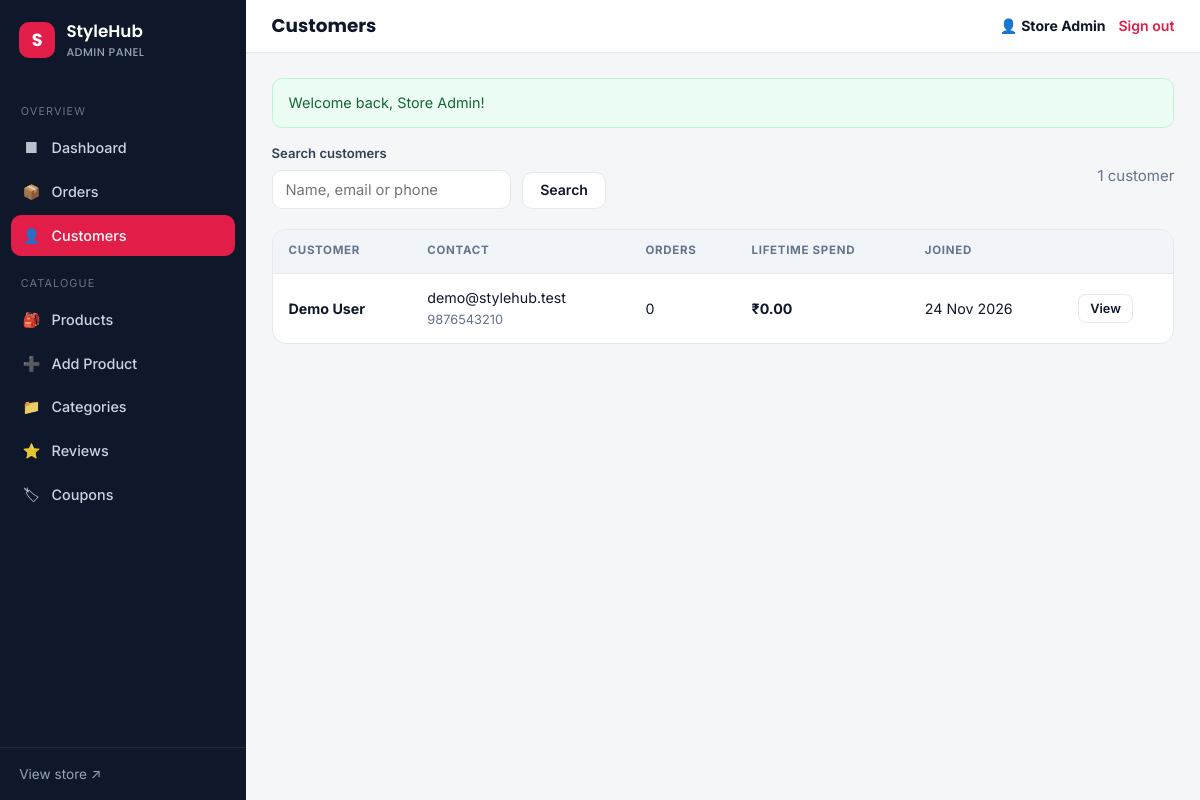
Page /admin/customers.php (signed in) on the committed database.
### tables this page shows
CREATE TABLE IF NOT EXISTS users (
  id            INT AUTO_INCREMENT PRIMARY KEY,
  name          VARCHAR(120) NOT NULL,
  email         VARCHAR(190) NOT NULL UNIQUE,
  password_hash VARCHAR(255) NOT NULL,
  phone         VARCHAR(30)  DEFAULT NULL,
  role          ENUM('customer','admin') NOT NULL DEFAULT 'customer',
  created_at    DATETIME     NOT NULL DEFAULT CURRENT_TIMESTAMP
);

### includes/functions.php (called while the page is built, shortened)
<?php
require_once __DIR__ . '/../config/database.php';
function url(string $path = ''): string
{
    return BASE_PATH . '/' . ltrim($path, '/');
}
function e(?string $value): string
{
    return htmlspecialchars((string)$value, ENT_QUOTES, 'UTF-8');
}
function money($amount): string
{
    return CURRENCY . number_format((float)$amount, 2);
}
function get_flashes(): array
{
    $f = $_SESSION['flash'] ?? [];
    return $f;
}
function current_user(): ?array
{
    static $user = null;
    if ($user === null) {
        $stmt = db()->prepare('SELECT id, name, email, phone, role, created_at FROM users WHERE id = ?');
        $stmt->execute([$_SESSION['user_id']]);
        $user = $stmt->fetch() ?: null;
    }
    return $user;
}
function is_admin(): bool
{
    $u = current_user();
    return $u !== null && ($u['role'] ?? 'customer') === 'admin';
}
function require_admin(): void
{
    if (!is_admin()) {
        $_SESSION['redirect_after_login'] = $_SERVER['REQUEST_URI'] ?? url('admin/dashboard.php');
        set_flash('error', 'Administrator access required. Please sign in.');
        redirect('admin/login.php');
    }
}
    ob_start(); ?>

### config/database.php (called while the page is built, shortened)
<?php
function db(): PDO
{
    static $pdo = null;
    if ($pdo instanceof PDO) {
        return $pdo;
    }
    $dsn = sprintf('mysql:host=%s;port=%s;dbname=%s;charset=utf8mb4', DB_HOST, DB_PORT, DB_NAME);
    $options = [
        PDO::ATTR_ERRMODE            => PDO::ERRMODE_EXCEPTION,
        PDO::ATTR_DEFAULT_FETCH_MODE => PDO::FETCH_ASSOC,
        PDO::ATTR_EMULATE_PREPARES   => false,
    ];
    try {
        $pdo = new PDO($dsn, DB_USER, DB_PASS, $options);
    } catch (PDOException $e) {
        http_response_code(500);
        exit('<h2 style="font-family:sans-serif">Database connection failed</h2>'
            . '<p style="font-family:sans-serif">' . htmlspecialchars($e->getMessage()) . '</p>'
            . '<p style="font-family:sans-serif">Check the credentials in <code>config/config.php</code> '
            . 'and make sure you imported <code>database.sql</code>.</p>');
    }
    return $pdo;
}

### admin/customers.php (the view, shortened to what this page needs)
<?php
require_once __DIR__ . '/../includes/functions.php';
require_admin();
$pdo = db();
$q   = trim((string)($_GET['q'] ?? ''));
$where  = "WHERE u.role = 'customer'";
$params = [];
$customers = $pdo->prepare("SELECT u.*,
                                   (SELECT COUNT(*) FROM orders o WHERE o.user_id = u.id) AS order_count,
                                   (SELECT COALESCE(SUM(o.total),0) FROM orders o WHERE o.user_id = u.id AND o.status <> 'cancelled') AS spent
                            FROM users u $where ORDER BY u.created_at DESC");
$customers->execute($params);
$customers = $customers->fetchAll();
$pageTitle = 'Customers';
$adminNav  = 'customers';
require __DIR__ . '/includes/header.php';
?>
<form class="filters-bar" method="get">
    <div class="field">
        <label for="q">Search customers</label>
        <input id="q" type="search" name="q" value="<?= e($q) ?>" placeholder="Name, email or phone">
    </div>
    <button class="btn btn--outline" type="submit">Search</button>
    <span class="muted" style="margin-left:auto;align-self:center"><?= count($customers) ?> customer<?= count($customers) === 1 ? '' : 's' ?></span>
</form>
<?php if (!$customers): ?>
    <div class="empty"><h2>No customers yet</h2><p>Registered customers will be listed here.</p></div>
<?php else: ?>
    <div class="table-wrap">
        <table class="data-table">
            <thead><tr><th>Customer</th><th>Contact</th><th>Orders</th><th>Lifetime Spend</th><th>Joined</th><th></th></tr></thead>
            <tbody>
            <?php foreach ($customers as $c): ?>
                <tr>
                    <td><strong><?= e($c['name']) ?></strong><?= ($c['role'] === 'admin') ? ' <span class="badge badge-muted">Admin</span>' : '' ?></td>
                    <td><?= e($c['email']) ?><br><span class="muted" style="font-size:.8rem"><?= e($c['phone'] ?: '—') ?></span></td>
                    <td><?= (int)$c['order_count'] ?></td>
                    <td><strong><?= money($c['spent']) ?></strong></td>
                    <td><?= e(date('d M Y', strtotime($c['created_at']))) ?></td>
                    <td><a class="btn btn--outline btn--sm" href="<?= e(url('admin/customer-detail.php?id=' . (int)$c['id'])) ?>">View</a></td>
                </tr>
            <?php endforeach; ?>
            </tbody>
        </table>
    </div>
<?php endif; ?>
<?php require __DIR__ . '/includes/footer.php'; ?>

### admin/includes/header.php (shortened to what this page needs)
<?php
require_once __DIR__ . '/../../includes/functions.php';
$__admin = current_user();
$__nav   = $adminNav ?? '';
$__title = $pageTitle ?? 'Admin';
$__links = [
    'dashboard'  => ['Dashboard',    'admin/dashboard.php',  '&#9632;'],
    'orders'     => ['Orders',       'admin/orders.php',     '&#128230;'],
    'customers'  => ['Customers',    'admin/customers.php',  '&#128100;'],
    'products'   => ['Products',     'admin/products.php',   '&#127890;'],
    'newproduct' => ['Add Product',  'admin/product-form.php', '&#10133;'],
    'categories' => ['Categories',   'admin/categories.php', '&#128193;'],
    'reviews'    => ['Reviews',      'admin/reviews.php',    '&#11088;'],
    'coupons'    => ['Coupons',      'admin/coupons.php',    '&#127991;'],
];
?>
<!DOCTYPE html>
<html lang="en">
<head>
    <link rel="stylesheet" href="<?= e(url('assets/css/admin.css')) ?>">
</head>
<body class="admin">
<div class="admin-shell">
    <aside class="admin-side" id="adminSide">
        <a class="admin-brand" href="<?= e(url('admin/dashboard.php')) ?>">
            <span class="admin-brand__mark">S</span>
            <span><?= e(SITE_NAME) ?><small>Admin Panel</small></span>
        </a>
        <nav class="admin-nav">
            <span class="admin-nav__label">Overview</span>
            <?php foreach (['dashboard', 'orders', 'customers'] as $k): ?>
                <a class="<?= $__nav === $k ? 'is-active' : '' ?>" href="<?= e(url($__links[$k][1])) ?>">
                    <span class="ic"><?= $__links[$k][2] ?></span> <?= e($__links[$k][0]) ?>
                </a>
            <?php endforeach; ?>
            <span class="admin-nav__label">Catalogue</span>
            <?php foreach (['products', 'newproduct', 'categories', 'reviews', 'coupons'] as $k): ?>
                <a class="<?= $__nav === $k ? 'is-active' : '' ?>" href="<?= e(url($__links[$k][1])) ?>">
                    <span class="ic"><?= $__links[$k][2] ?></span> <?= e($__links[$k][0]) ?>
                </a>
            <?php endforeach; ?>
        </nav>
        <div class="admin-side__foot">
            <a href="<?= e(url('index.php')) ?>" target="_blank" rel="noopener">View store &#8599;</a>
        </div>
    </aside>
    <div class="admin-main">
        <header class="admin-top">
            <h1 class="admin-top__title"><?= e($__title) ?></h1>
            <div class="admin-top__user">
                <span>&#128100; <strong><?= e($__admin['name'] ?? 'Admin') ?></strong></span>
                <a href="<?= e(url('admin/logout.php')) ?>">Sign out</a>
            </div>
        </header>
        <main class="admin-content">
            <?php foreach (get_flashes() as $f): ?>
                <div class="alert alert--<?= e($f['type']) ?>"><?= e($f['message']) ?></div>
            <?php endforeach; ?>

### rows in the picture
users: name "Store Admin"
users: name "Demo User", email "demo@stylehub.test", phone "9876543210", order_count "0", spent "₹0.00", created_at "24 Nov 2026"

### other values in the picture
SITE_NAME "StyleHub"
$__links[$k][2] "■"
$__links[$k][0] "Dashboard"
$__links[$k][2] "📦"
$__links[$k][0] "Orders"
$__links[$k][0] "Customers"
$__links[$k][2] "🎒"
$__links[$k][0] "Products"
$__links[$k][2] "➕"
$__links[$k][0] "Add Product"
$__links[$k][2] "📁"
$__links[$k][0] "Categories"
$__links[$k][2] "⭐"
$__links[$k][0] "Reviews"
$__links[$k][2] "🏷"
